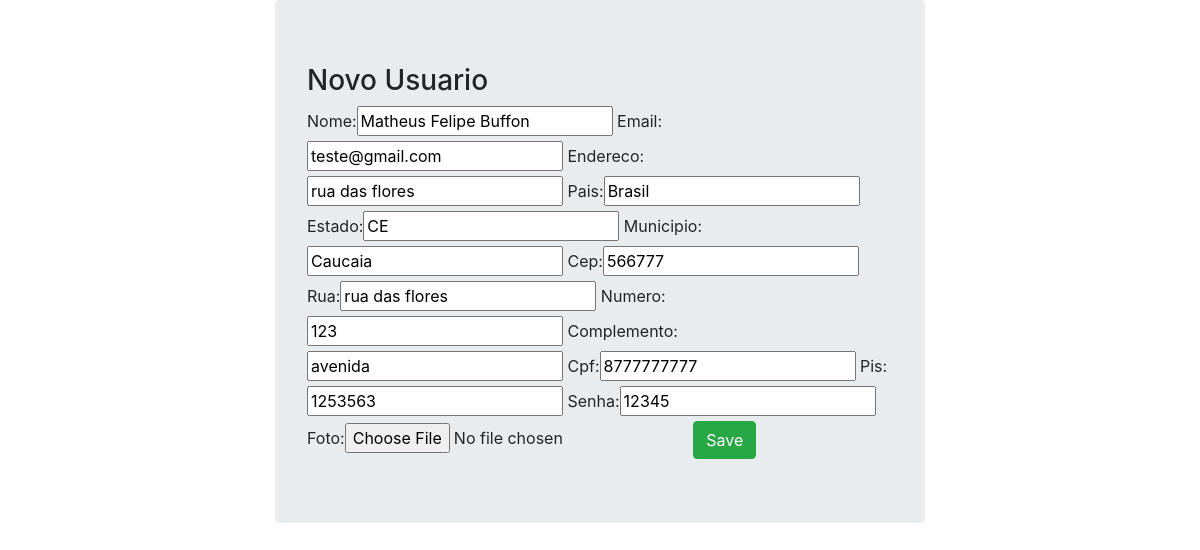
Screenshot of /person/update/1/ (signed in) with the database file from the repository.
### usuarios/models.py (models this page shows, shortened)
class Person(models.Model):
    nome = models.CharField(max_length=100)
    email = models.CharField(max_length=100)
    endereco = models.CharField(max_length=150)
    pais = models.CharField(max_length=20)
    estado = models.CharField(max_length=20)
    municipio = models.CharField(max_length=20)
    cep = models.IntegerField()
    rua = models.CharField(max_length=20)
    numero = models.IntegerField()
    complemento = models.CharField(max_length=50)
    cpf = models.IntegerField()
    pis = models.IntegerField()
    senha = models.IntegerField()
    foto = models.ImageField(upload_to='usuarios_fotos', null=True, blank=True) #opcional

### usuarios/views.py (the view)
# urls.py: path('update/<int:id>/', persons_update, name='persons_update'),
@login_required
def persons_update(request, id):
    person =  get_object_or_404(Person, pk=id)
    form =  PersonForm(request.POST or None, request.FILES or None, instance=person)
    if form.is_valid():
        form.save()
        return redirect('person_list')
    return render(request, 'person_forms.html', {'form': form})

### usuarios/forms.py
class PersonForm(ModelForm):
    class Meta:
        model = Person
        fields = ['nome','email','endereco','pais','estado','municipio','cep','rua',
        'numero','complemento','cpf','pis','senha','foto']

### templates/person_forms.html (shortened to what this page needs)
{% extends 'base.html' %}
{% load bootstrap %}
{% block main %}
    <h3>Novo Usuario</h3>
    <form method="POST" enctype="multipart/form-data">
        {{ form|bootstrap }}
        <button type="submit"class="btn btn-success">Save</button>
    </form>
{% endblock %}

### estaticos/stick-footer.css (style rules this page uses)
html { position: relative; min-height: 100%; }
body { margin-bottom: 60px; }

### rows the page displays
Person: nome "Matheus Felipe Buffon", email "teste@gmail.com", endereco "rua das flores", pais "Brasil", estado "CE", municipio "Caucaia", cep "566777", rua "rua das flores", numero "123", complemento "avenida", cpf "8777777777", pis "1253563", senha "12345"
